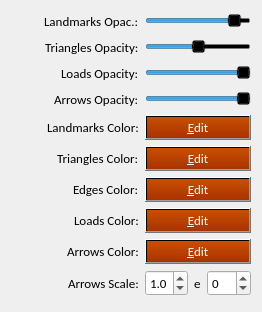
              <widget class="QWidget" name="m_PageFEMRendering">
               <property name="geometry">
                <rect>
                 <x>0</x>
                 <y>0</y>
                 <width>262</width>
                 <height>312</height>
                </rect>
               </property>
               <attribute name="label">
                <string>FEM RENDERING OPTIONS</string>
               </attribute>
               <layout class="QGridLayout" name="gridLayout">
                <item row="8" column="1">
                 <widget class="QPushButton" name="m_LoadsSpheresColorButton">
                  <property name="sizePolicy">
                   <sizepolicy hsizetype="Minimum" vsizetype="Fixed">
                    <horstretch>0</horstretch>
                    <verstretch>0</verstretch>
                   </sizepolicy>
                  </property>
                  <property name="font">
                   <font>
                    <family>Calibri</family>
                    <pointsize>10</pointsize>
                   </font>
                  </property>
                  <property name="styleSheet">
                   <string notr="true">background-color: qlineargradient(spread:pad, x1:0, y1:0, x2:0, y2:1, stop:0 rgba(200, 80, 0, 255), stop:1 rgba(170, 50, 0, 255));
color: rgb(255, 255, 255);</string>
                  </property>
                  <property name="text">
                   <string>&amp;Edit</string>
                  </property>
                 </widget>
                </item>
                <item row="9" column="0">
                 <layout class="QHBoxLayout" name="m_MaterialsLabelLayout_5">
                  <item>
                   <spacer name="m_WhichMetricLabelSpace_6">
                    <property name="orientation">
                     <enum>Qt::Horizontal</enum>
                    </property>
                    <property name="sizeHint" stdset="0">
                     <size>
                      <width>40</width>
                      <height>20</height>
                     </size>
                    </property>
                   </spacer>
                  </item>
                  <item>
                   <widget class="QLabel" name="m_MaterialsLabel_5">
                    <property name="font">
                     <font>
                      <family>Calibri</family>
                      <pointsize>10</pointsize>
                     </font>
                    </property>
                    <property name="styleSheet">
                     <string notr="true">background-color: rgba(255, 255, 255, 0);</string>
                    </property>
                    <property name="text">
                     <string>Arrows Color:</string>
                    </property>
                   </widget>
                  </item>
                 </layout>
                </item>
                <item row="1" column="0">
                 <layout class="QHBoxLayout" name="horizontalLayout_22">
                  <item>
                   <spacer name="horizontalSpacer_9">
                    <property name="orientation">
                     <enum>Qt::Horizontal</enum>
                    </property>
                    <property name="sizeHint" stdset="0">
                     <size>
                      <width>40</width>
                      <height>20</height>
                     </size>
                    </property>
                   </spacer>
                  </item>
                  <item>
                   <widget class="QLabel" name="label_17">
                    <property name="font">
                     <font>
                      <family>Calibri</family>
                      <pointsize>10</pointsize>
                     </font>
                    </property>
                    <property name="styleSheet">
                     <string notr="true">background-color: rgba(255, 255, 255, 0);</string>
                    </property>
                    <property name="text">
                     <string>Landmarks Opac.:</string>
                    </property>
                   </widget>
                  </item>
                 </layout>
                </item>
                <item row="8" column="0">
                 <layout class="QHBoxLayout" name="m_MaterialsLabelLayout_4">
                  <item>
                   <spacer name="m_WhichMetricLabelSpace_5">
                    <property name="orientation">
                     <enum>Qt::Horizontal</enum>
                    </property>
                    <property name="sizeHint" stdset="0">
                     <size>
                      <width>40</width>
                      <height>20</height>
                     </size>
                    </property>
                   </spacer>
                  </item>
                  <item>
                   <widget class="QLabel" name="m_MaterialsLabel_4">
                    <property name="font">
                     <font>
                      <family>Calibri</family>
                      <pointsize>10</pointsize>
                     </font>
                    </property>
                    <property name="styleSheet">
                     <string notr="true">background-color: rgba(255, 255, 255, 0);</string>
                    </property>
                    <property name="text">
                     <string>Loads Color:</string>
                    </property>
                   </widget>
                  </item>
                 </layout>
                </item>
                <item row="7" column="1">
                 <widget class="QPushButton" name="m_TrianglesEdgeColorButton">
                  <property name="sizePolicy">
                   <sizepolicy hsizetype="Minimum" vsizetype="Fixed">
                    <horstretch>0</horstretch>
                    <verstretch>0</verstretch>
                   </sizepolicy>
                  </property>
                  <property name="font">
                   <font>
                    <family>Calibri</family>
                    <pointsize>10</pointsize>
                   </font>
                  </property>
                  <property name="styleSheet">
                   <string notr="true">background-color: qlineargradient(spread:pad, x1:0, y1:0, x2:0, y2:1, stop:0 rgba(200, 80, 0, 255), stop:1 rgba(170, 50, 0, 255));
color: rgb(255, 255, 255);</string>
                  </property>
                  <property name="text">
                   <string>&amp;Edit</string>
                  </property>
                 </widget>
                </item>
                <item row="3" column="0">
                 <layout class="QHBoxLayout" name="m_ElementYSpacingLabelLayout_3">
                  <item>
                   <spacer name="m_ElementYSpacingSpace_3">
                    <property name="orientation">
                     <enum>Qt::Horizontal</enum>
                    </property>
                    <property name="sizeHint" stdset="0">
                     <size>
                      <width>40</width>
                      <height>20</height>
                     </size>
                    </property>
                   </spacer>
                  </item>
                  <item>
                   <widget class="QLabel" name="m_ElementYSpacingLabel_2">
                    <property name="font">
                     <font>
                      <family>Calibri</family>
                      <pointsize>10</pointsize>
                     </font>
                    </property>
                    <property name="styleSheet">
                     <string notr="true">background-color: rgba(255, 255, 255, 0);</string>
                    </property>
                    <property name="text">
                     <string>Loads Opacity:</string>
                    </property>
                   </widget>
                  </item>
                 </layout>
                </item>
                <item row="9" column="1">
                 <widget class="QPushButton" name="m_LoadsArrowsColorButton">
                  <property name="sizePolicy">
                   <sizepolicy hsizetype="Minimum" vsizetype="Fixed">
                    <horstretch>0</horstretch>
                    <verstretch>0</verstretch>
                   </sizepolicy>
                  </property>
                  <property name="font">
                   <font>
                    <family>Calibri</family>
                    <pointsize>10</pointsize>
                   </font>
                  </property>
                  <property name="styleSheet">
                   <string notr="true">background-color: qlineargradient(spread:pad, x1:0, y1:0, x2:0, y2:1, stop:0 rgba(200, 80, 0, 255), stop:1 rgba(170, 50, 0, 255));
color: rgb(255, 255, 255);</string>
                  </property>
                  <property name="text">
                   <string>&amp;Edit</string>
                  </property>
                 </widget>
                </item>
                <item row="3" column="1">
                 <widget class="QSlider" name="m_LoadsSpheresOpacitySlider">
                  <property name="styleSheet">
                   <string notr="true">background-color: rgba(0, 0, 0, 0);</string>
                  </property>
                  <property name="maximum">
                   <number>1000</number>
                  </property>
                  <property name="singleStep">
                   <number>1</number>
                  </property>
                  <property name="pageStep">
                   <number>100</number>
                  </property>
                  <property name="value">
                   <number>1000</number>
                  </property>
                  <property name="orientation">
                   <enum>Qt::Horizontal</enum>
                  </property>
                 </widget>
                </item>
                <item row="4" column="0">
                 <layout class="QHBoxLayout" name="m_ElementZSpacingLabelLayout_3">
                  <item>
                   <spacer name="m_ElementZSpacingSpace_3">
                    <property name="orientation">
                     <enum>Qt::Horizontal</enum>
                    </property>
                    <property name="sizeHint" stdset="0">
                     <size>
                      <width>40</width>
                      <height>20</height>
                     </size>
                    </property>
                   </spacer>
                  </item>
                  <item>
                   <widget class="QLabel" name="m_ElementZSpacingLabel_2">
                    <property name="font">
                     <font>
                      <family>Calibri</family>
                      <pointsize>10</pointsize>
                     </font>
                    </property>
                    <property name="styleSheet">
                     <string notr="true">background-color: rgba(255, 255, 255, 0);</string>
                    </property>
                    <property name="text">
                     <string>Arrows Opacity:</string>
                    </property>
                   </widget>
                  </item>
                 </layout>
                </item>
                <item row="6" column="1">
                 <widget class="QPushButton" name="m_TrianglesFaceColorButton">
                  <property name="sizePolicy">
                   <sizepolicy hsizetype="Minimum" vsizetype="Fixed">
                    <horstretch>0</horstretch>
                    <verstretch>0</verstretch>
                   </sizepolicy>
                  </property>
                  <property name="font">
                   <font>
                    <family>Calibri</family>
                    <pointsize>10</pointsize>
                   </font>
                  </property>
                  <property name="styleSheet">
                   <string notr="true">background-color: qlineargradient(spread:pad, x1:0, y1:0, x2:0, y2:1, stop:0 rgba(200, 80, 0, 255), stop:1 rgba(170, 50, 0, 255));
color: rgb(255, 255, 255);</string>
                  </property>
                  <property name="text">
                   <string>&amp;Edit</string>
                  </property>
                 </widget>
                </item>
                <item row="5" column="0">
                 <layout class="QHBoxLayout" name="m_MaterialsLabelLayout_2">
                  <item>
                   <spacer name="m_WhichMetricLabelSpace_3">
                    <property name="orientation">
                     <enum>Qt::Horizontal</enum>
                    </property>
                    <property name="sizeHint" stdset="0">
                     <size>
                      <width>40</width>
                      <height>20</height>
                     </size>
                    </property>
                   </spacer>
                  </item>
                  <item>
                   <widget class="QLabel" name="m_MaterialsLabel_2">
                    <property name="font">
                     <font>
                      <family>Calibri</family>
                      <pointsize>10</pointsize>
                     </font>
                    </property>
                    <property name="styleSheet">
                     <string notr="true">background-color: rgba(255, 255, 255, 0);</string>
                    </property>
                    <property name="text">
                     <string>Landmarks Color:</string>
                    </property>
                   </widget>
                  </item>
                 </layout>
                </item>
                <item row="4" column="1">
                 <widget class="QSlider" name="m_LoadsArrowsOpacitySlider">
                  <property name="styleSheet">
                   <string notr="true">background-color: rgba(0, 0, 0, 0);</string>
                  </property>
                  <property name="maximum">
                   <number>1000</number>
                  </property>
                  <property name="singleStep">
                   <number>1</number>
                  </property>
                  <property name="pageStep">
                   <number>100</number>
                  </property>
                  <property name="value">
                   <number>1000</number>
                  </property>
                  <property name="orientation">
                   <enum>Qt::Horizontal</enum>
                  </property>
                 </widget>
                </item>
                <item row="5" column="1">
                 <widget class="QPushButton" name="m_LandmarksColorButton">
                  <property name="sizePolicy">
                   <sizepolicy hsizetype="Minimum" vsizetype="Fixed">
                    <horstretch>0</horstretch>
                    <verstretch>0</verstretch>
                   </sizepolicy>
                  </property>
                  <property name="font">
                   <font>
                    <family>Calibri</family>
                    <pointsize>10</pointsize>
                   </font>
                  </property>
                  <property name="styleSheet">
                   <string notr="true">background-color: qlineargradient(spread:pad, x1:0, y1:0, x2:0, y2:1, stop:0 rgba(200, 80, 0, 255), stop:1 rgba(170, 50, 0, 255));
color: rgb(255, 255, 255);</string>
                  </property>
                  <property name="text">
                   <string>&amp;Edit</string>
                  </property>
                 </widget>
                </item>
                <item row="2" column="0">
                 <layout class="QHBoxLayout" name="m_ElementXSpacingLabelLayout_3">
                  <item>
                   <spacer name="m_ElementXSpacingSpace_3">
                    <property name="orientation">
                     <enum>Qt::Horizontal</enum>
                    </property>
                    <property name="sizeHint" stdset="0">
                     <size>
                      <width>40</width>
                      <height>20</height>
                     </size>
                    </property>
                   </spacer>
                  </item>
                  <item>
                   <widget class="QLabel" name="m_ElementXSpacingLabel_2">
                    <property name="font">
                     <font>
                      <family>Calibri</family>
                      <pointsize>10</pointsize>
                     </font>
                    </property>
                    <property name="styleSheet">
                     <string notr="true">background-color: rgba(255, 255, 255, 0);</string>
                    </property>
                    <property name="text">
                     <string>Triangles Opacity:</string>
                    </property>
                   </widget>
                  </item>
                 </layout>
                </item>
                <item row="7" column="0">
                 <layout class="QHBoxLayout" name="m_MaterialsLabelLayout_6">
                  <item>
                   <spacer name="m_WhichMetricLabelSpace_7">
                    <property name="orientation">
                     <enum>Qt::Horizontal</enum>
                    </property>
                    <property name="sizeHint" stdset="0">
                     <size>
                      <width>40</width>
                      <height>20</height>
                     </size>
                    </property>
                   </spacer>
                  </item>
                  <item>
                   <widget class="QLabel" name="m_MaterialsLabel_6">
                    <property name="font">
                     <font>
                      <family>Calibri</family>
                      <pointsize>10</pointsize>
                     </font>
                    </property>
                    <property name="styleSheet">
                     <string notr="true">background-color: rgba(255, 255, 255, 0);</string>
                    </property>
                    <property name="text">
                     <string>Edges Color:</string>
                    </property>
                   </widget>
                  </item>
                 </layout>
                </item>
                <item row="1" column="1">
                 <widget class="QSlider" name="m_LandmarksOpacitySlider">
                  <property name="styleSheet">
                   <string notr="true">background-color: rgba(0, 0, 0, 0);</string>
                  </property>
                  <property name="maximum">
                   <number>1000</number>
                  </property>
                  <property name="singleStep">
                   <number>1</number>
                  </property>
                  <property name="pageStep">
                   <number>100</number>
                  </property>
                  <property name="value">
                   <number>900</number>
                  </property>
                  <property name="orientation">
                   <enum>Qt::Horizontal</enum>
                  </property>
                 </widget>
                </item>
                <item row="6" column="0">
                 <layout class="QHBoxLayout" name="m_MaterialsLabelLayout_3">
                  <item>
                   <spacer name="m_WhichMetricLabelSpace_4">
                    <property name="orientation">
                     <enum>Qt::Horizontal</enum>
                    </property>
                    <property name="sizeHint" stdset="0">
                     <size>
                      <width>40</width>
                      <height>20</height>
                     </size>
                    </property>
                   </spacer>
                  </item>
                  <item>
                   <widget class="QLabel" name="m_MaterialsLabel_3">
                    <property name="font">
                     <font>
                      <family>Calibri</family>
                      <pointsize>10</pointsize>
                     </font>
                    </property>
                    <property name="styleSheet">
                     <string notr="true">background-color: rgba(255, 255, 255, 0);</string>
                    </property>
                    <property name="text">
                     <string>Triangles Color:</string>
                    </property>
                   </widget>
                  </item>
                 </layout>
                </item>
                <item row="2" column="1">
                 <widget class="QSlider" name="m_TrianglesOpacitySlider">
                  <property name="styleSheet">
                   <string notr="true">background-color: rgba(0, 0, 0, 0);</string>
                  </property>
                  <property name="maximum">
                   <number>1000</number>
                  </property>
                  <property name="singleStep">
                   <number>1</number>
                  </property>
                  <property name="pageStep">
                   <number>100</number>
                  </property>
                  <property name="value">
                   <number>500</number>
                  </property>
                  <property name="orientation">
                   <enum>Qt::Horizontal</enum>
                  </property>
                 </widget>
                </item>
                <item row="10" column="1">
                 <layout class="QHBoxLayout" name="horizontalLayout_32">
                  <item>
                   <widget class="QDoubleSpinBox" name="m_ArrowsScaleMantissaSpin">
                    <property name="font">
                     <font>
                      <family>Calibri</family>
                      <pointsize>10</pointsize>
                     </font>
                    </property>
                    <property name="decimals">
                     <number>1</number>
                    </property>
                    <property name="minimum">
                     <double>0.100000000000000</double>
                    </property>
                    <property name="maximum">
                     <double>9.900000000000000</double>
                    </property>
                    <property name="singleStep">
                     <double>1.000000000000000</double>
                    </property>
                    <property name="value">
                     <double>1.000000000000000</double>
                    </property>
                   </widget>
                  </item>
                  <item>
                   <widget class="QLabel" name="label_27">
                    <property name="font">
                     <font>
                      <family>Calibri</family>
                      <pointsize>10</pointsize>
                     </font>
                    </property>
                    <property name="styleSheet">
                     <string notr="true">background-color: rgba(255, 255, 255, 0);</string>
                    </property>
                    <property name="text">
                     <string>e</string>
                    </property>
                   </widget>
                  </item>
                  <item>
                   <widget class="QDoubleSpinBox" name="m_ArrowsScaleExponentSpin">
                    <property name="font">
                     <font>
                      <family>Calibri</family>
                      <pointsize>10</pointsize>
                     </font>
                    </property>
                    <property name="decimals">
                     <number>0</number>
                    </property>
                    <property name="minimum">
                     <double>-99.000000000000000</double>
                    </property>
                    <property name="maximum">
                     <double>99.000000000000000</double>
                    </property>
                    <property name="singleStep">
                     <double>1.000000000000000</double>
                    </property>
                    <property name="value">
                     <double>0.000000000000000</double>
                    </property>
                   </widget>
                  </item>
                 </layout>
                </item>
                <item row="10" column="0">
                 <layout class="QHBoxLayout" name="m_MaterialsLabelLayout_7">
                  <item>
                   <spacer name="m_WhichMetricLabelSpace_8">
                    <property name="orientation">
                     <enum>Qt::Horizontal</enum>
                    </property>
                    <property name="sizeHint" stdset="0">
                     <size>
                      <width>40</width>
                      <height>20</height>
                     </size>
                    </property>
                   </spacer>
                  </item>
                  <item>
                   <widget class="QLabel" name="m_MaterialsLabel_7">
                    <property name="font">
                     <font>
                      <family>Calibri</family>
                      <pointsize>10</pointsize>
                     </font>
                    </property>
                    <property name="styleSheet">
                     <string notr="true">background-color: rgba(255, 255, 255, 0);</string>
                    </property>
                    <property name="text">
                     <string>Arrows Scale:</string>
                    </property>
                   </widget>
                  </item>
                 </layout>
                </item>
                <item row="11" column="0">
                 <spacer name="verticalSpacer_6">
                  <property name="orientation">
                   <enum>Qt::Vertical</enum>
                  </property>
                  <property name="sizeHint" stdset="0">
                   <size>
                    <width>20</width>
                    <height>40</height>
                   </size>
                  </property>
                 </spacer>
                </item>
               </layout>
              </widget>
